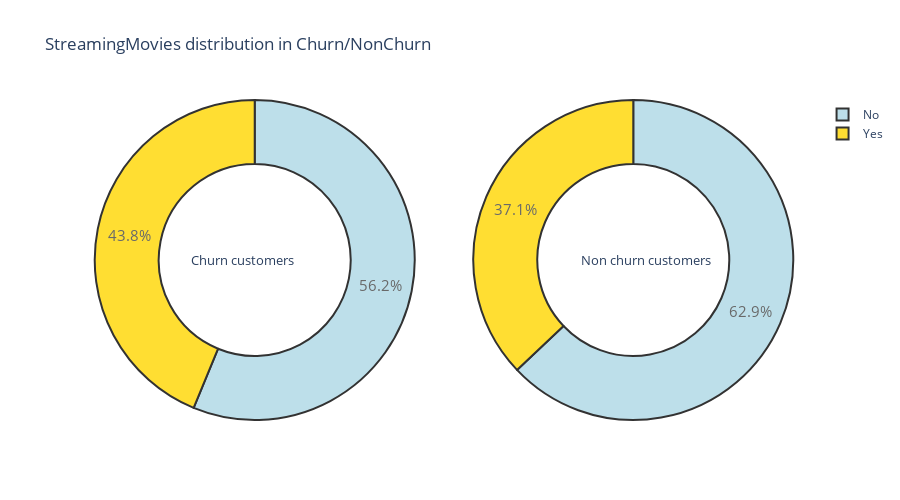
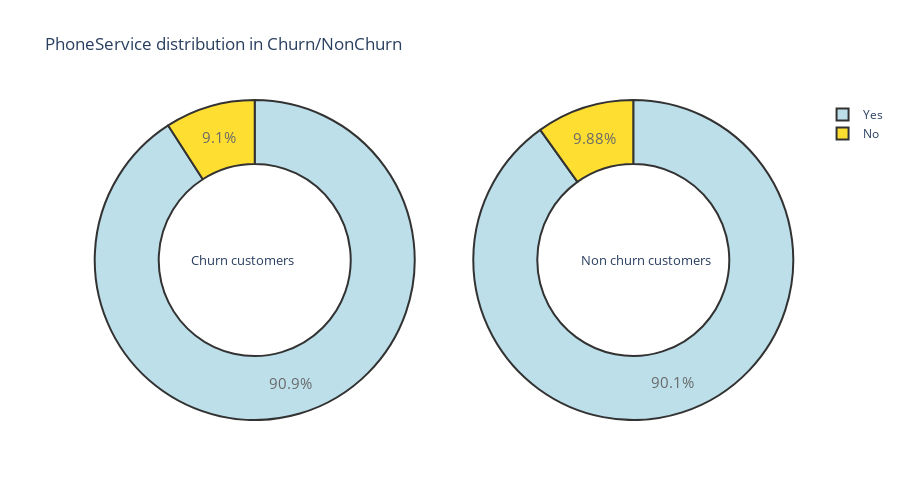
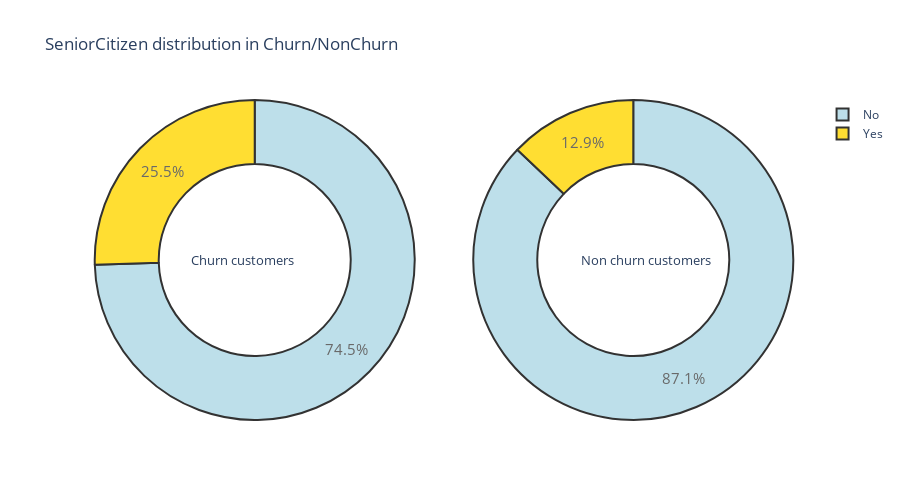
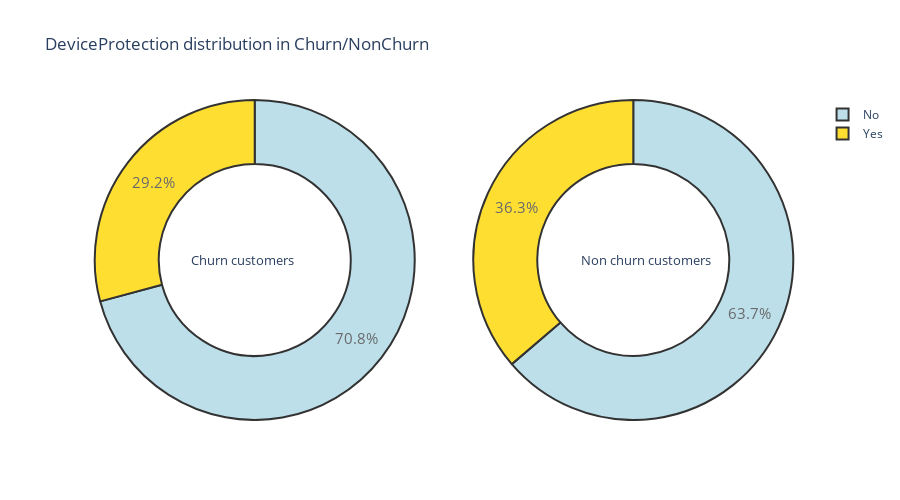

These figures' notebook cell, in order:
### Markdown cell above
### 3.2 Distribution of Categorical variables across the attrition *(Churn and Non Churn)*

### Code cell
# Defining a function so we can use it for all the categorical variables that were defined above. 
# We will use the same code that was defined above (a bit modified ofcourse).
def pie_plot_func (column_name):
    
    # For Churn customers (Section 2)
    trace_pie_1 = go.Pie(labels = churn[column_name].value_counts().keys().tolist(),
                  values = churn[column_name].value_counts().values.tolist(),
                  textfont = dict(size = 15), opacity = 0.8,
                  hole = 0.6,
                  hoverinfo = "label+percent",
                  domain = dict(x = [0,.48]),
                  name = "Churn Customers",
                  marker = dict(colors=['lightblue','gold'],line = dict(width = 2, color = '#000000')))
    
    # For Non Churn customers (Section 2)
    trace_pie_2 = go.Pie(labels = non_churn[column_name].value_counts().keys().tolist(),
                  values = non_churn[column_name].value_counts().values.tolist(),
                  textfont = dict(size = 15), opacity = 0.8,
                  hole = 0.6,
                  hoverinfo = "label+percent",
                  domain = dict(x = [.52,1]),
                  name = "Non churn customers",
                  marker = dict(colors=['lightblue','gold'],line = dict(width = 2,color = '#000000')))
    
    # Defining layout for the traces
    layout = dict(title = column_name + " distribution in Churn/NonChurn",  autosize = False,
                  height = 500,
                  width = 900,
                  annotations = [dict(text = "Churn customers",
                                                font = dict(size = 13),
                                                showarrow = False,
                                                x = .15, y = .5),
                                 dict(text = "Non churn customers",
                                                font = dict(size = 13),
                                                showarrow = False,
                                                x = .87,y = .5
                                               )])
    fig = dict(data = [trace_pie_1, trace_pie_2], layout = layout)
    py.iplot(fig)

for var in categorical_columns:
    pie_plot_func(var)

### Figure 1 — Plotly figure (JSON) as saved in the notebook; plotly's stock layout.template omitted (floating-point values rounded to 4 significant figures)
{"data": [{"domain": {"x": [0, 0.48]}, "hole": 0.6, "hoverinfo": "label+percent", "labels": ["No", "Yes"], "marker": {"colors": ["lightblue", "gold"], "line": {"color": "#000000", "width": 2}}, "name": "Churn Customers", "opacity": 0.8, "textfont": {"size": 15}, "type": "pie", "values": [1051, 818]}, {"domain": {"x": [0.52, 1]}, "hole": 0.6, "hoverinfo": "label+percent", "labels": ["No", "Yes"], "marker": {"colors": ["lightblue", "gold"], "line": {"color": "#000000", "width": 2}}, "name": "Non churn customers", "opacity": 0.8, "textfont": {"size": 15}, "type": "pie", "values": [3250, 1913]}], "layout": {"annotations": [{"font": {"size": 13}, "showarrow": false, "text": "Churn customers", "x": 0.15, "y": 0.5}, {"font": {"size": 13}, "showarrow": false, "text": "Non churn customers", "x": 0.87, "y": 0.5}], "autosize": false, "height": 500, "title": {"text": "StreamingMovies distribution in Churn/NonChurn"}, "width": 900}}

### Figure 2 — Plotly figure (JSON) as saved in the notebook; plotly's stock layout.template omitted (floating-point values rounded to 4 significant figures)
{"data": [{"domain": {"x": [0, 0.48]}, "hole": 0.6, "hoverinfo": "label+percent", "labels": ["Yes", "No"], "marker": {"colors": ["lightblue", "gold"], "line": {"color": "#000000", "width": 2}}, "name": "Churn Customers", "opacity": 0.8, "textfont": {"size": 15}, "type": "pie", "values": [1699, 170]}, {"domain": {"x": [0.52, 1]}, "hole": 0.6, "hoverinfo": "label+percent", "labels": ["Yes", "No"], "marker": {"colors": ["lightblue", "gold"], "line": {"color": "#000000", "width": 2}}, "name": "Non churn customers", "opacity": 0.8, "textfont": {"size": 15}, "type": "pie", "values": [4653, 510]}], "layout": {"annotations": [{"font": {"size": 13}, "showarrow": false, "text": "Churn customers", "x": 0.15, "y": 0.5}, {"font": {"size": 13}, "showarrow": false, "text": "Non churn customers", "x": 0.87, "y": 0.5}], "autosize": false, "height": 500, "title": {"text": "PhoneService distribution in Churn/NonChurn"}, "width": 900}}

### Figure 3 — Plotly figure (JSON) as saved in the notebook; plotly's stock layout.template omitted (floating-point values rounded to 4 significant figures)
{"data": [{"domain": {"x": [0, 0.48]}, "hole": 0.6, "hoverinfo": "label+percent", "labels": ["No", "Yes"], "marker": {"colors": ["lightblue", "gold"], "line": {"color": "#000000", "width": 2}}, "name": "Churn Customers", "opacity": 0.8, "textfont": {"size": 15}, "type": "pie", "values": [1393, 476]}, {"domain": {"x": [0.52, 1]}, "hole": 0.6, "hoverinfo": "label+percent", "labels": ["No", "Yes"], "marker": {"colors": ["lightblue", "gold"], "line": {"color": "#000000", "width": 2}}, "name": "Non churn customers", "opacity": 0.8, "textfont": {"size": 15}, "type": "pie", "values": [4497, 666]}], "layout": {"annotations": [{"font": {"size": 13}, "showarrow": false, "text": "Churn customers", "x": 0.15, "y": 0.5}, {"font": {"size": 13}, "showarrow": false, "text": "Non churn customers", "x": 0.87, "y": 0.5}], "autosize": false, "height": 500, "title": {"text": "SeniorCitizen distribution in Churn/NonChurn"}, "width": 900}}

### Figure 4 — Plotly figure (JSON) as saved in the notebook; plotly's stock layout.template omitted (floating-point values rounded to 4 significant figures)
{"data": [{"domain": {"x": [0, 0.48]}, "hole": 0.6, "hoverinfo": "label+percent", "labels": ["No", "Yes"], "marker": {"colors": ["lightblue", "gold"], "line": {"color": "#000000", "width": 2}}, "name": "Churn Customers", "opacity": 0.8, "textfont": {"size": 15}, "type": "pie", "values": [1324, 545]}, {"domain": {"x": [0.52, 1]}, "hole": 0.6, "hoverinfo": "label+percent", "labels": ["No", "Yes"], "marker": {"colors": ["lightblue", "gold"], "line": {"color": "#000000", "width": 2}}, "name": "Non churn customers", "opacity": 0.8, "textfont": {"size": 15}, "type": "pie", "values": [3290, 1873]}], "layout": {"annotations": [{"font": {"size": 13}, "showarrow": false, "text": "Churn customers", "x": 0.15, "y": 0.5}, {"font": {"size": 13}, "showarrow": false, "text": "Non churn customers", "x": 0.87, "y": 0.5}], "autosize": false, "height": 500, "title": {"text": "DeviceProtection distribution in Churn/NonChurn"}, "width": 900}}
